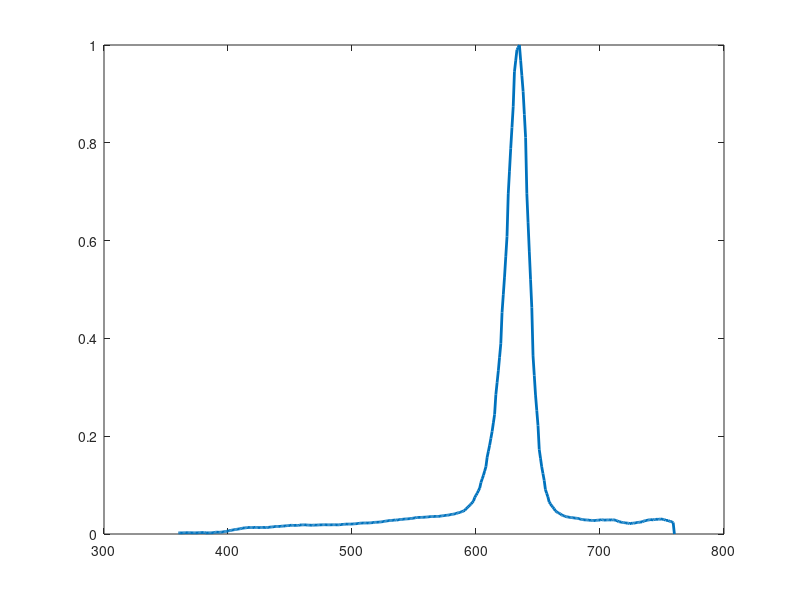
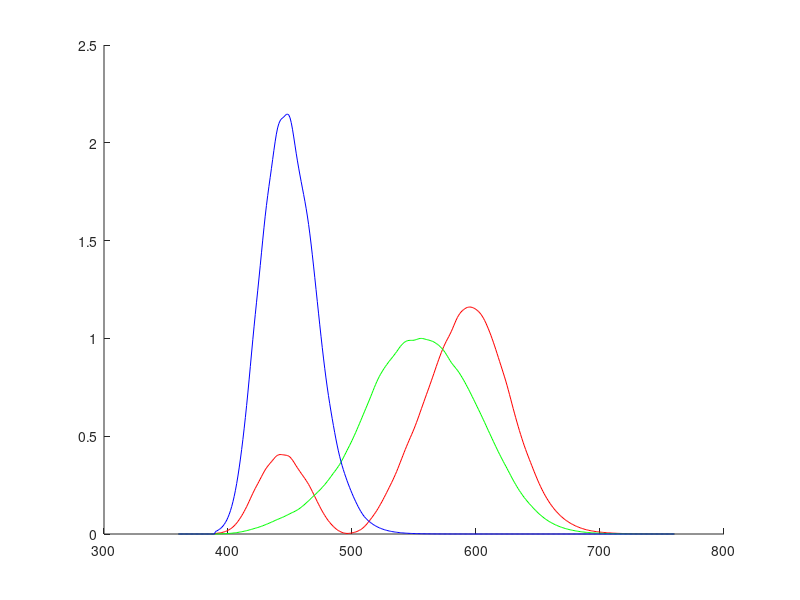

Write the MATLAB code that produced these figures, in order. (Note: this script raises an error after producing the figures.)
close all
clear all
%clc

red=importdata('TestData/red_LED.txt');
green=importdata('TestData/green_LED.txt');
blue=importdata('TestData/blue_LED.txt');
amber=importdata('TestData/amber_LED.txt');
white=importdata('TestData/white_LED.txt');

red=red(2:end,:);
green=green(2:end,:);
blue=blue(2:end,:);
amber=amber(2:end,:);
white=white(2:end,:);

white_lux=193;
red_lux=65;
green_lux=51;
blue_lux=44;
amber_lux=125;

cmf1=importdata('RequiredData/xyz_cmf_10deg.txt');

Wavelength=360:1:760;
figure(1)
plot(Wavelength,red(:,2),'LineWidth',2)

xcmf=spline(cmf1(:,1),cmf1(:,2),Wavelength);
xcmf(Wavelength < min(cmf1(:,1)))=0;
xcmf(Wavelength > max(cmf1(:,1)))=0;

ycmf=spline(cmf1(:,1),cmf1(:,3),Wavelength);
ycmf(Wavelength < min(cmf1(:,1)))=0;
ycmf(Wavelength > max(cmf1(:,1)))=0;

zcmf=spline(cmf1(:,1),cmf1(:,4),Wavelength);
zcmf(Wavelength < min(cmf1(:,1)))=0;
zcmf(Wavelength > max(cmf1(:,1)))=0;

figure(2)
hold on
plot(Wavelength,xcmf,'r')
plot(Wavelength,ycmf,'g')
plot(Wavelength,zcmf,'b')
hold off

%snorm=(s-min(s))./(max(s)-min(s))%s./(sum(s)/size(s,1));
%s=snorm;

%X=sum(xcmf.*s')/size(s,1)
% X=683*sum(s.*xcmf.*(red(2,1)-red(1,1)));
% %k=100/sum(s.*ycmf.*(input(2,1)-input(1,1)))
% %X=k*sum(s.*xcmf.*(input(2,1)-input(1,1)))
% 
%Y=sum(ycmf.*s')/size(s,1)
% Y=683*sum(s.*ycmf.*(red(2,1)-red(1,1)));
% %Y=k*sum(s.*ycmf.*(input(2,1)-input(1,1)))
% 
%Z=sum(zcmf.*s')/size(s,1)
% Z=683*sum(s.*zcmf.*(red(2,1)-red(1,1)));
%Z=k*sum(s.*zcmf.*(input(2,1)-input(1,1)))

k=683;%100/sum(green(:,2).*ycmf'.*(green(2,1)-green(1,1)));%1%.06;%
alpha_red=red_lux/(k*sum(red(:,2).*ycmf'.*(red(2,1)-red(1,1))));
%test=max(ycmf)
%alpha2=65/(k*sum(red(:,2).*ycmf'.*.5))
red(:,2)=alpha_red*red(:,2);

%k=100/sum(green(:,2).*ycmf'.*(green(2,1)-green(1,1)));
alpha_green=green_lux/(k*sum(green(:,2).*ycmf'.*(green(2,1)-green(1,1))));
green(:,2)=alpha_green*green(:,2);

%k=100/sum(blue(:,2).*ycmf'.*(blue(2,1)-blue(1,1)));
alpha_blue=blue_lux/(k*sum(blue(:,2).*ycmf'.*(blue(2,1)-blue(1,1))));
blue(:,2)=alpha_blue*blue(:,2);

%k=100/sum(amber(:,2).*ycmf'.*(amber(2,1)-amber(1,1)));
alpha_amber=amber_lux/(k*sum(amber(:,2).*ycmf'.*(amber(2,1)-amber(1,1))));
amber(:,2)=alpha_amber*amber(:,2);

%k=100/sum(white(:,2).*ycmf'.*(white(2,1)-white(1,1)));
alpha_white=white_lux/(k*sum(white(:,2).*ycmf'.*(white(2,1)-white(1,1))));
white(:,2)=alpha_white*white(:,2);

s=red(:,2);
X=k*sum(xcmf.*s')*(red(2,1)-red(1,1))
Y=k*sum(ycmf.*s')*(red(2,1)-red(1,1))
Z=k*sum(zcmf.*s')*(red(2,1)-red(1,1))

ktest = 100./sum(s'.*cie1931xyz1nm(startval:endval,3));
testXYZ(j,i) = ktest.*sum(CIETCS1nm(startvaltcs:endvaltcs,i+1).*cie1931xyz1nm(startval:endval,j+1).*testsourcespd(startvalts:endvalts,end));


figure(3)
hold on
plot(Wavelength,red(:,2),'r')
plot(Wavelength,green(:,2),'g')
plot(Wavelength,blue(:,2),'b')
plot(Wavelength,amber(:,2),'y')
plot(Wavelength,white(:,2),'k')

% XYZ_factor=100/Y;
% X=XYZ_factor*X
% Y=XYZ_factor*Y
% Z=XYZ_factor*Z

% X=trapz(Wavelength,xcmf.*s)
% Y=trapz(Wavelength,ycmf.*s)
% Z=trapz(Wavelength,zcmf.*s)

%check validity
% x=X/(X+Y+Z)
% y=Y/(X+Y+Z)
% 
% Y=100
% X=x*Y/y
% Z=(1-x-y)*Y/y

% xe=.3366;
% ye=.1735;
% A0=-949.86315;
% A1=6253.80338;
% t1=.92159;
% A2=28.70599;
% t2=.20039;
% A3=.00004;
% t3=.07125;
% n=(x-xe)/(y-ye);
% 
% CCT=A0+A1*exp(-n/t1)+A2*exp(-n/t2)+A3*exp(-n/t3)

M=[ 2.0413690 -0.5649464 -0.3446944;
-0.9692660  1.8760108  0.0415560;
 0.0134474 -0.1183897  1.0154096];

% M=[.41847 -.15866 -.082835;-.091169 .25243 .015708; .0009209 -.00254998 .17860];
%  M=[2.6422874 -1.2234270 -0.3930143;...
%  -1.1119763  2.0590183  0.0159614;...
%   0.0821699 -0.2807254  1.4559877]

% M=[ 1.9099961 -0.5324542 -0.2882091;...
% -0.9846663  1.9991710 -0.0283082;...
%  0.0583056 -0.1183781  0.8975535]
RGB=M*[X;Y;Z]

%RGB=255*RGB/max(RGB)

% T=(1/.177697)*[.49 .31 .2;.17697 .81240 .01063; 0 .01 .99];
% test=T*RGB;
test_s=ones(1,2,3);
test_s(:,1,1)=RGB(1)/255
test_s(:,1,2)=RGB(2)/255
test_s(:,1,3)=RGB(3)/255
figure(4)
image(test_s)
% 
% R_50=R*255;
% G_150=G*255;
% B_255=B*255;

%R=1.16*R.^(1/3)-.16
%G=1.16*G.^(1/3)-.16
%B=1.16*B.^(1/3)-.16
